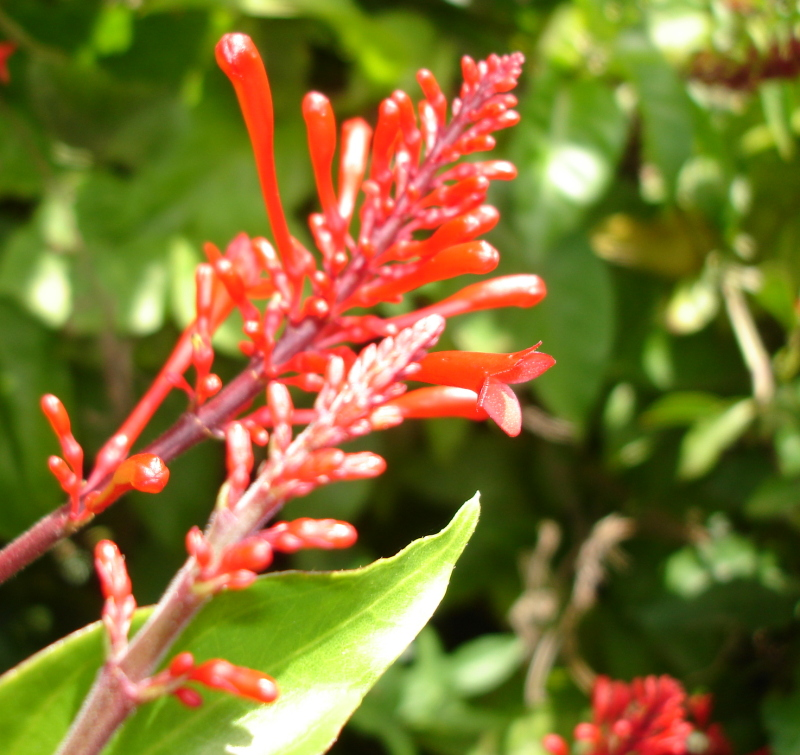
#> input picture Aulas/Semana 3/flower.tiff, 800 x 755 px; the run also reads 4 pictures not shown here
$ jupyter execute 'Imagens coloridas e formatos de imagem.ipynb'
#> lines starting #> are read from the running program, lines starting #| are printed output that depends on the picture; long printed decimals are rounded
# Leitura de imagem colorida

Uma imagem colorida possui 3 canais: vermelho, verde e azul. Adicionalmente, muitos formatos de imagens também armazenam um quarto canal: transparência, que são valores indicando o nível de transparência do pixel.

[cell 1]
import numpy as np
import matplotlib.pyplot as plt

img = plt.imread('flower.tiff')
#> img is the input picture: shape (755, 800, 4); mean R, G, B, A 128.7, 114.9, 49, 255
print(img.shape)
#| (755, 800, 4)
print(np.min(img), np.max(img))
#| 0 255

[cell 2]
plt.imshow(img)

#### Visualizando cada canal de cor separadamente

[cell 3]
img_red = img[:,:,0]     # Canal vermelho
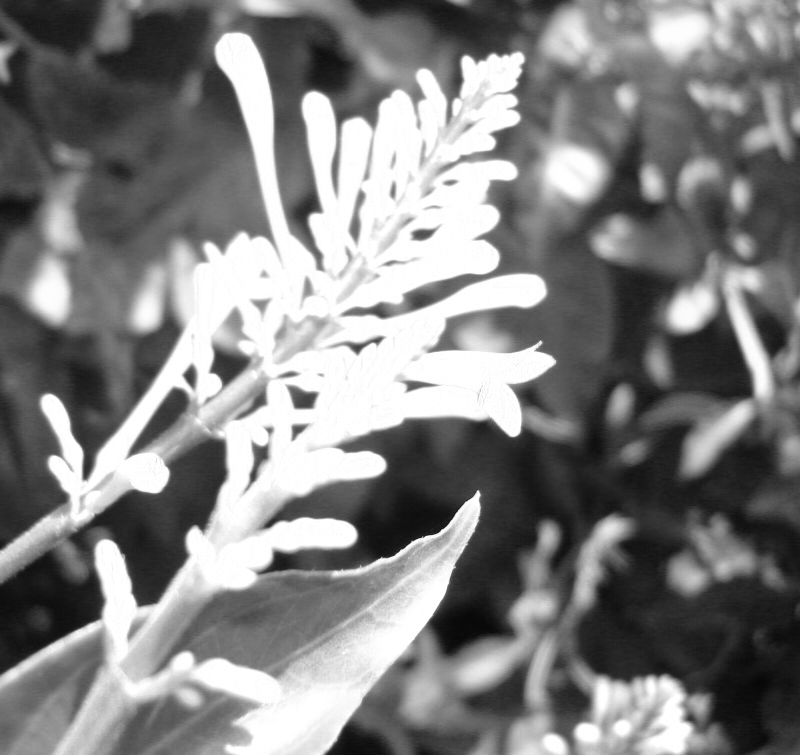
#> img_red: shape (755, 800); min 7, max 255, mean 128.7
img_green = img[:,:,1]   # Canal verde
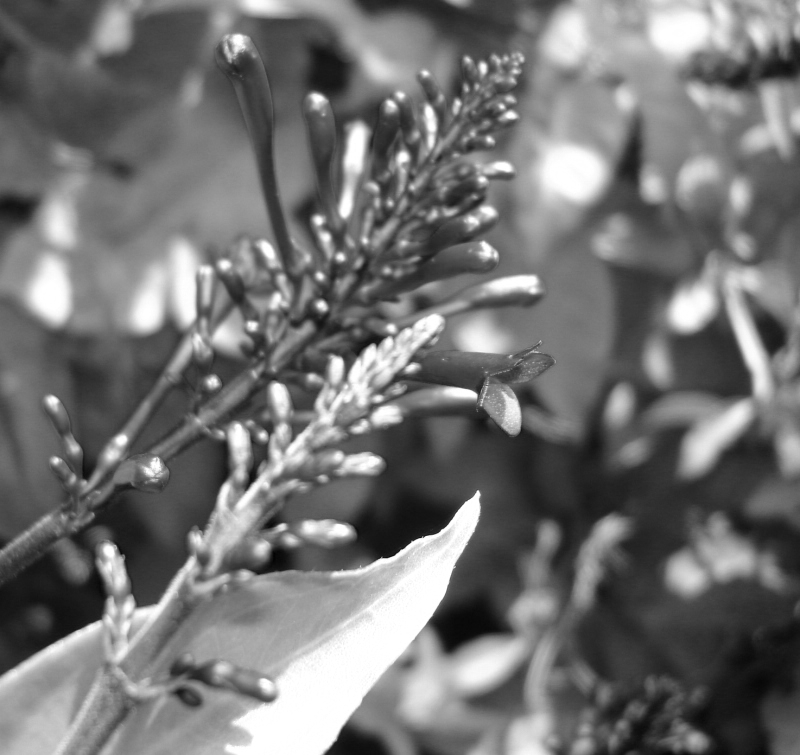
#> img_green: shape (755, 800); min 2, max 255, mean 114.9
img_blue = img[:,:,2]    # Canal azul
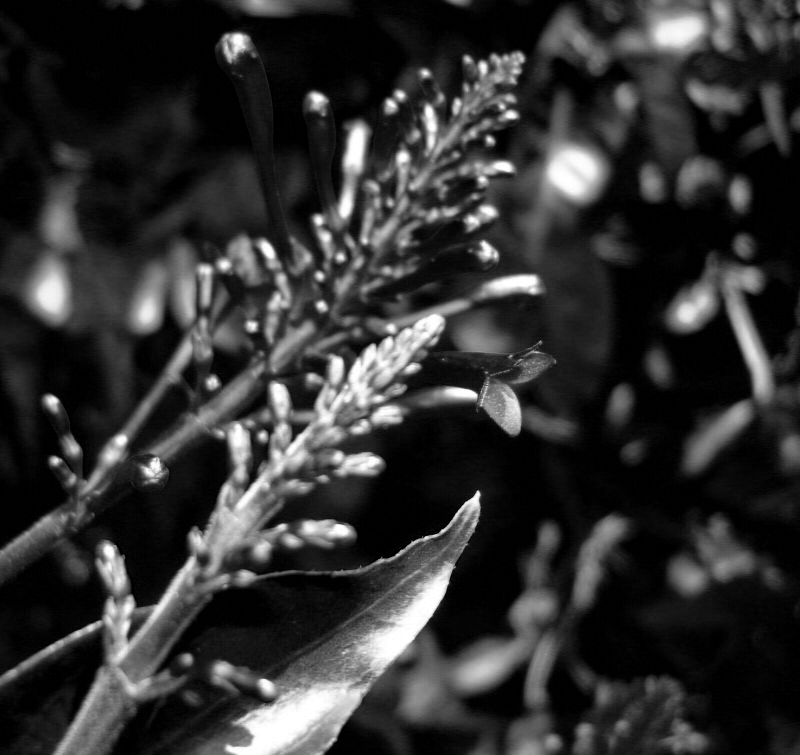
#> img_blue: shape (755, 800); min 0, max 255, mean 49

plt.figure(figsize=[12, 4])
plt.subplot(1, 3, 1)
plt.imshow(img_red, 'gray', vmin=0, vmax=255)  # vmin define o valor associado ao preto e vmax o valor da cor branca
plt.title('Vermelho')
plt.subplot(1, 3, 2)
plt.imshow(img_green, 'gray', vmin=0, vmax=255)
plt.title('Verde')
plt.subplot(1, 3, 3)
plt.imshow(img_blue, 'gray', vmin=0, vmax=255)
plt.title('Azul')
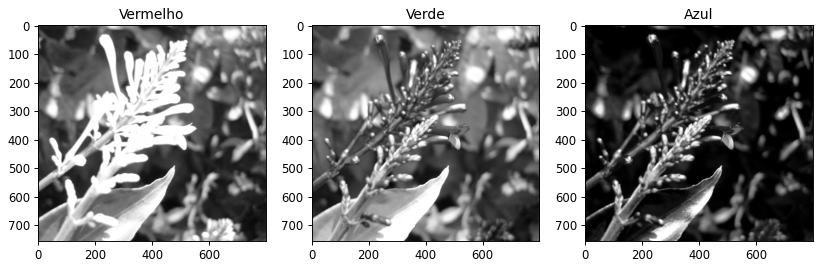
#> figure drawn by matplotlib, 3 panels

Podemos trabalhar separadamente com cada canal da imagem.

### Conversão de imagem colorida para nível de cinza

Se quisermos converter a imagem para níveis de cinza, utilizamos a fórmula

img_gray = 0.299\*img_red + 0.587\*img_green + 0.114\*img_blue

[cell 4]
def rgb2gray(img):
    img_gray = 0.299*img[:,:,0] + 0.587*img[:,:,1] + 0.114*img[:,:,2]
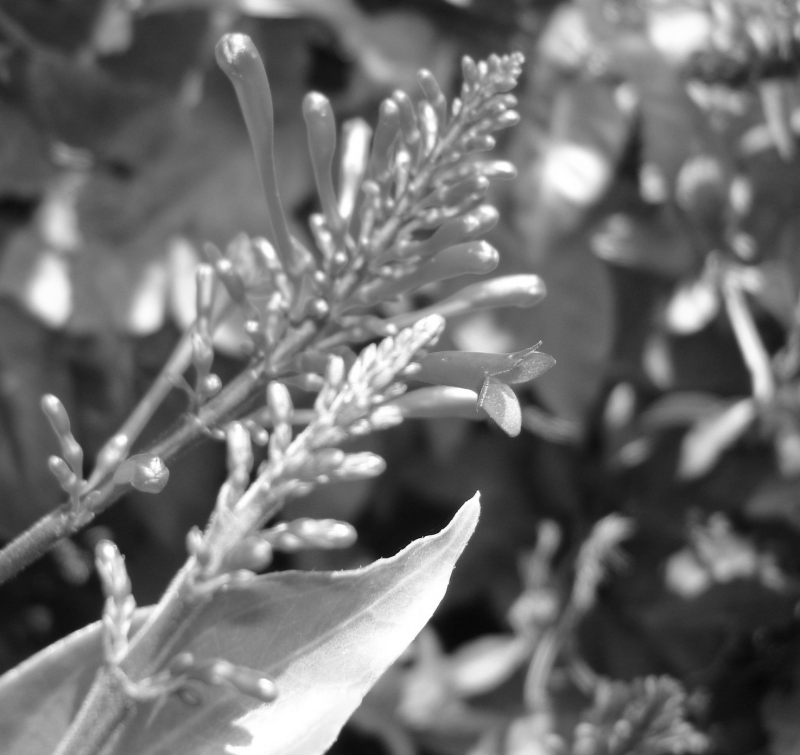
#> img_gray: shape (755, 800) float64; min 6.77, max 255, mean 111.5
    return img_gray

img_gray = rgb2gray(img)
plt.imshow(img_gray, 'gray')

# Formatos de imagem

Diferentes formatos podem armazenar imagens de forma ligeiramente diferentes.

[cell 5]
def image_info(img):

    print(f'Tamanho: {img.shape}\n',
          f'Tipo de dado: {img.dtype}\n',
          f'Menor valor: {img.min()}\n',
          f'Maior valor: {img.max()}\n',
          f'Valores únicos: {len(np.unique(img))}', sep='')
#| Tamanho: (755, 800, 4)
#| Tipo de dado: uint8
#| Menor valor: 0
#| Maior valor: 255
#| Valores únicos: 256

[cell 6]
img = plt.imread('flower.tiff')
print('tiff')
image_info(img)

img = plt.imread('flower.jpg')
print('\njpg')
image_info(img)
#| Tamanho: (755, 800, 3)
#| Tipo de dado: uint8
#| Menor valor: 0
#| Maior valor: 255
#| Valores únicos: 256

img = plt.imread('flower.png')
print('\npng')
image_info(img)
#| Tamanho: (755, 800, 3)
#| Tipo de dado: float32
#| Menor valor: 0.0
#| Maior valor: 1.0
#| Valores únicos: 256

O formato png armazena a imagem com valores entre 0 e 1. Podemos trabalhar com os pixels nesse intervalo de valores ou então converter a imagem para valores inteiros no intervalo [0,255] fazendo

[cell 7]
img_255 = np.round(255*img).astype(np.uint8)

Diferentes programas de processamento de imagem podem salvar a imagem em diferentes padrões, mesmo que elas estejam no mesmo formato. Por exemplo:

[cell 8]
img1 = plt.imread('flower_grayscale1.tiff')
print('img1')
image_info(img1)
#| Tamanho: (755, 800, 4)
#| Tipo de dado: uint8
#| Menor valor: 6
#| Maior valor: 255
#| Valores únicos: 250

img2 = plt.imread('flower_grayscale2.tiff')
print('\nimg2')
image_info(img2)
#| Tamanho: (755, 800)
#| Tipo de dado: uint8
#| Menor valor: 6
#| Maior valor: 255
#| Valores únicos: 250

# Mapeamento de intensidades automático do matplotlib

[cell 9]
img = np.zeros([100, 300])

# Vamos criar 3 quadrados com valores diferentes
img[25:75, 25:75] = 20
img[25:75, 125:175] = 40
img[25:75, 225:275] = 60
plt.imshow(img, cmap='gray')
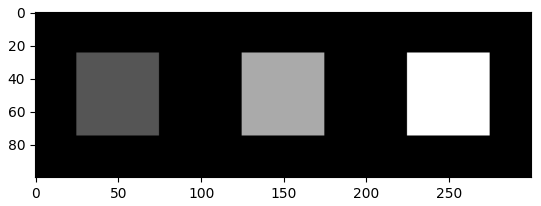
#> figure drawn by matplotlib, 1 panel

Na imagem acima o matplotlib associou o valor 0 com a cor preta e o valor 60 com a cor branca. Feito isso, ele mapeou os valores intermediários para intensidades entre o preto e o branco. Podemos visualizar como foi feito esse mapeamento utilizando o comando plt.colorbar().

[cell 10]
plt.imshow(img, cmap='gray')
plt.colorbar(orientation='horizontal')
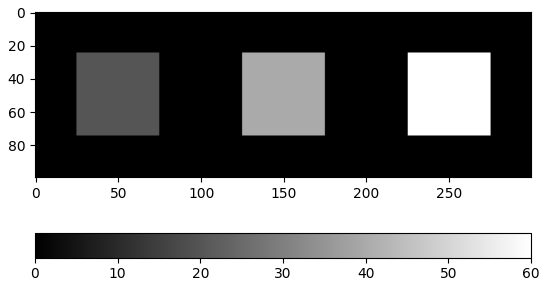
#> figure drawn by matplotlib, 2 panels

Mas na maioria das vezes nós não queremos isso. Queremos que o valor 0 represente preto e 255 represente o branco. Para isso, utilizamos os parâmetros vmin e vmax.

[cell 11]
plt.imshow(img, cmap='gray', vmin=0, vmax=255)
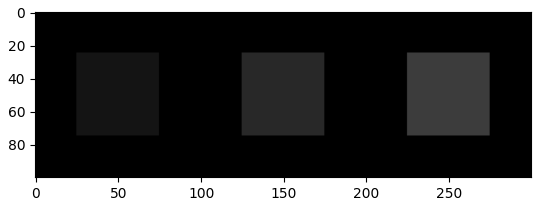
#> figure drawn by matplotlib, 1 panel

Note que esse remapeamento não acontece para imagens coloridas:

[cell 12]
img = np.zeros([100, 300, 3], dtype=np.uint8)

img[25:75, 25:75, 0] = 60
img[25:75, 125:175, 1] = 60
img[25:75, 225:275, 2] = 60
plt.imshow(img)
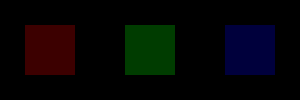
#> shown: shape (100, 300, 3); mean R, G, B 5, 5, 5

### Remapeando os valores da imagem para o intervalo [0, 255]

Muitas vezes, após algumas operações os valores da imagem não estão mais no intervalo [0, 255]. Nessas situações, precisamos remapear os valores para salvar em um arquivo.

[cell 13]
img = plt.imread('flower_grayscale2.tiff')
img = img.astype(float)
#> img: shape (755, 800) float64
img_log = np.log(img+1)
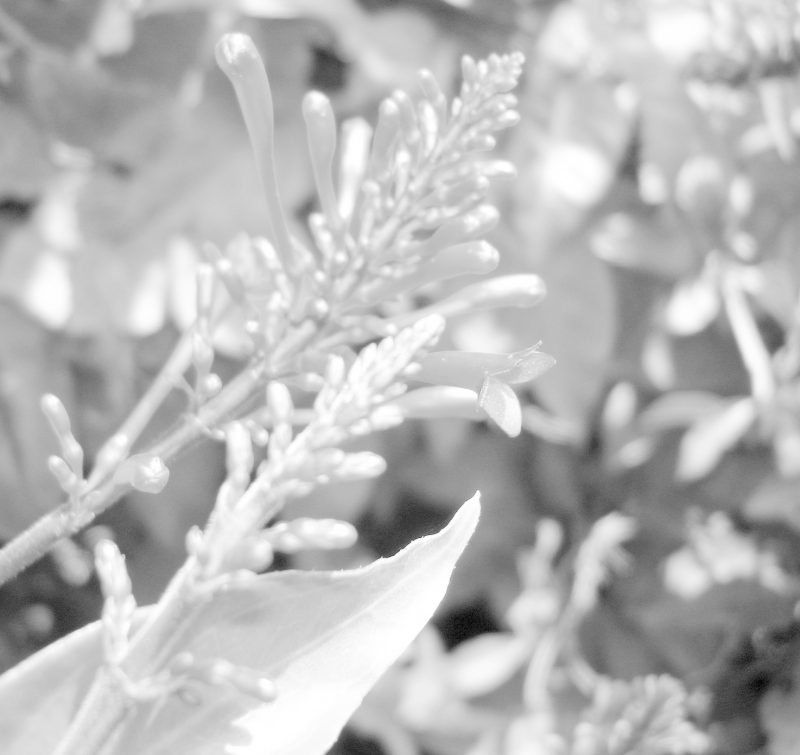
#> img_log: shape (755, 800) float64; min 1.95, max 5.55, mean 4.56; drawn with min black and max white
image_info(img_log)
#| Tamanho: (755, 800)
#| Tipo de dado: float64
#| Menor valor: 1.946
#| Maior valor: 5.545
#| Valores únicos: 250

[cell 14]
def renormalize(img):

    img_norm = img - np.min(img)
    img_norm = img_norm/np.max(img_norm)
    img_norm = 255*img_norm
    img_norm = img_norm.astype(np.uint8)

    # O mesmo que acima em um único comando
    # img_norm = (255*(img-np.min(img))/(np.max(img)-np.min(img))).astype(np.uint8)

    return img_norm

img_norm = renormalize(img)
image_info(img_norm)
#| Tamanho: (755, 800)
#| Tipo de dado: uint8
#| Menor valor: 0
#| Maior valor: 255
#| Valores únicos: 250
